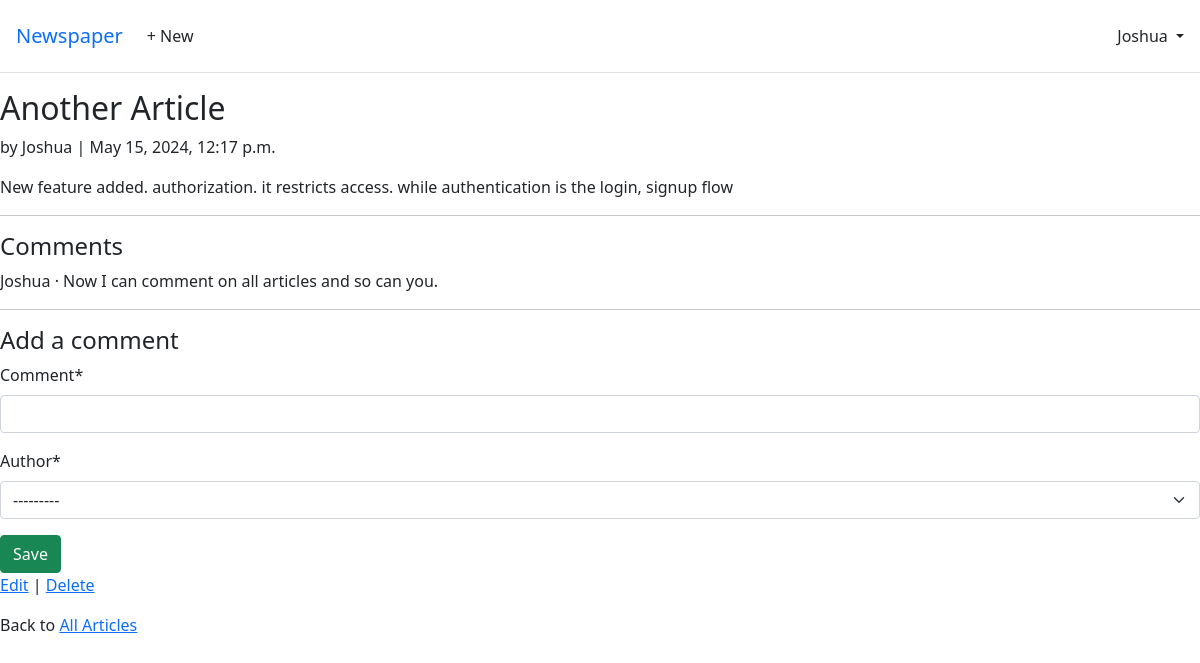
Page /articles/5/ (signed in) on the committed database.
### accounts/models.py (models this page shows)
class CustomUser(AbstractUser):
    age = models.PositiveIntegerField(null=True, blank=True)

### articles/models.py (models this page shows, shortened)
class Article(models.Model):
    title = models.CharField(max_length=255)
    body = models.TextField()
    date = models.DateTimeField(auto_now_add=True)
    author = models.ForeignKey(
        settings.AUTH_USER_MODEL,
        on_delete= models.CASCADE
    )

class Comment(models.Model):
    article = models.ForeignKey(
        Article,
        on_delete=models.CASCADE
    )
    comment = models.CharField(max_length=300)
    author =  models.ForeignKey(
        settings.AUTH_USER_MODEL,
        on_delete=models.CASCADE
    )
    def __str__(self) -> str:
        return self.comment

### articles/views.py (the view, shortened to what this page needs)
# urls.py: path('<int:pk>/', ArticleDetailView.as_view(), name='article_detail'),
class ArticleDetailView(LoginRequiredMixin, View):
    def get(self,request, *args, **kwargs):
        view = CommentGet.as_view()
        return view(request, *args, **kwargs)

### articles/forms.py
class CommentForm(forms.ModelForm):
    class Meta:
        model =  Comment
        fields = (
        'comment',
        'author'
        )

### articles/views.py (called while the page is built)
    def get_context_data(self, **kwargs):
        context = super().get_context_data(**kwargs)
        context['form'] = CommentForm()
        return context

### templates/article_detail.html (shortened to what this page needs)
{% extends 'base.html' %}
{% load crispy_forms_tags %}
{% block content %}
<div class="article-entry">
    <h2> {{ object.title }} </h2>
    <p> by {{ object.author }} | {{ object.date }} </p>
    <p> {{ object.body }} </p>
</div>
<hr>
<h4>Comments</h4>
{% for comment in article.comment_set.all %}
<p>{{ comment.author }} &middot; {{ comment }}</p>
{% endfor %}
<hr>
<h4>Add a comment</h4>
<form action="" method="post">
    {{ form|crispy }}
    <button class="btn btn-success ml-2" type="submit">Save</button>
</form>
<p>
    <a href="{% url 'article_edit' article.pk %}">Edit</a> |
    <a href="{% url 'article_delete' article.pk %}">Delete</a>
</p>
<p>Back to <a href="{% url 'article_list' %}">All Articles</a> </p>
{% endblock content %}

### templates/base.html (shortened to what this page needs)
<!DOCTYPE html>
<html lang="en">
<head>
    <link href="https://cdn.jsdelivr.net/npm/bootstrap@5.1.3/dist/css/bootstrap.min.css" rel="stylesheet">
</head>
<body>
    <div>
    <header class="p-3 mb-3 border-bottom">
        <div class="d-flex flex-wrap align-items-center justify-content-center justify-content-lg-start">
          <a class="navbar-brand" href="{% url 'home' %}">Newspaper</a>
          <ul class="nav col-12 col-lg-auto me-lg-auto mb-2 justify-content-center
              mb-md-0">
            {% if user.is_authenticated %}
            <li><a href="{% url 'article_new' %}" class="nav-link px-2 link-dark">+ New</a></li>
          </ul>
          <div class="dropdown text-end">
            <a href="#" class="d-block link-dark text-decoration-none dropdown-toggle" id="dropdownUser1"
              data-bs-toggle="dropdown" aria-expanded="false">
              {{ user.username }}
            </a>
          </div>
          {% endif %}
        </div>
        </div>
    <main>
        {% block content %}
        {% endblock content%}
    </main>
</body>
</html>

### rows in the picture
CustomUser: username "Joshua"
Article: title "Another Article", author "Joshua", date "May 15, 2024, 12:17 p.m.", body "New feature added. authorization. it restricts access. while authentication is the login, signup flow"
Comment: author "Joshua", comment "Now I can comment on all articles and so can you."
